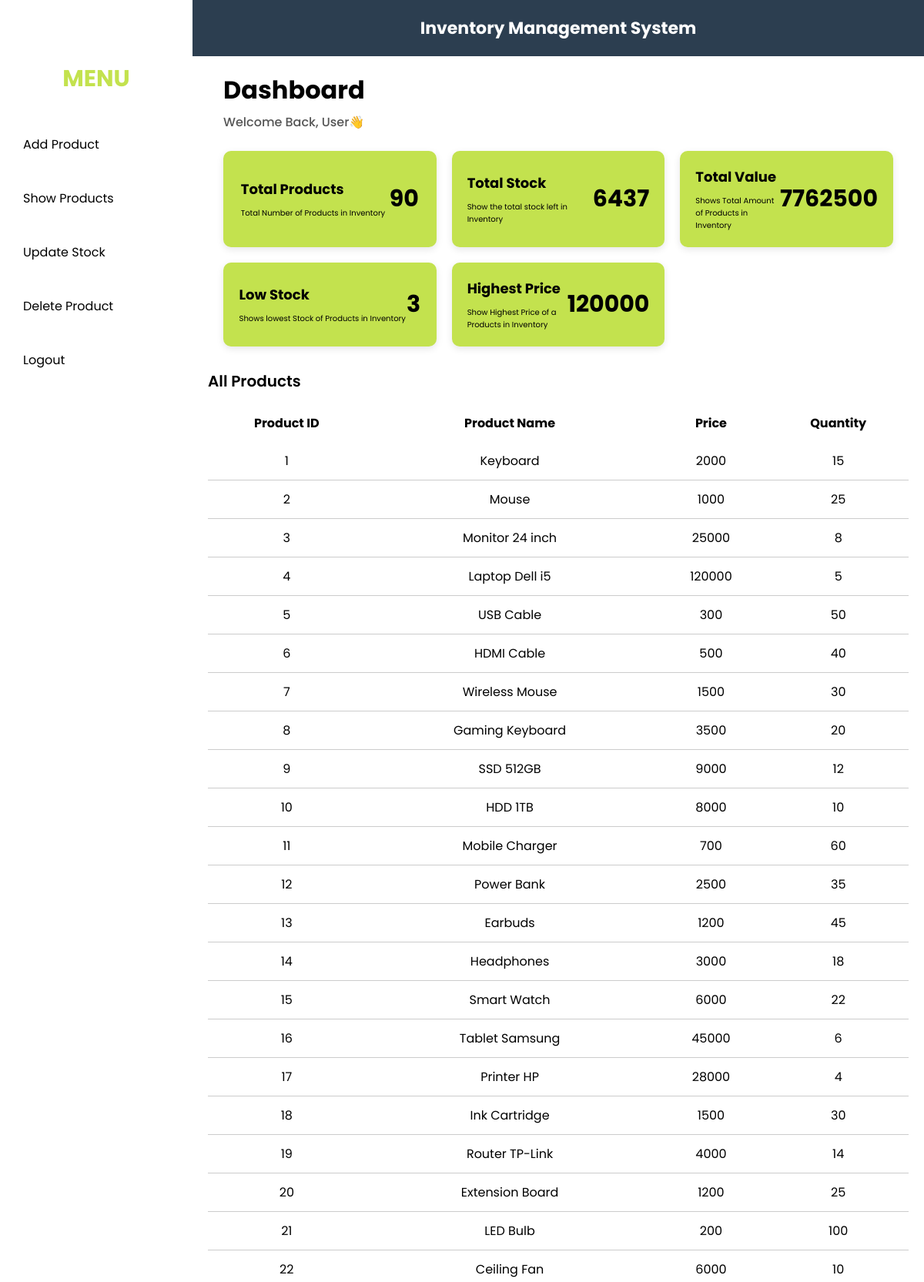
/dashboard.php (signed in, upper part), run on the app's committed database.
### tables this page shows
CREATE TABLE products (
    product_id INT PRIMARY KEY AUTO_INCREMENT,
    product_name VARCHAR(100),
    price INT,
    quantity INT
);

### dashboard.php (the view, shortened to what this page needs)
<?php
$conn = mysqli_connect("localhost","root","","inventory_system");
$total_products = mysqli_fetch_assoc(mysqli_query($conn,
"SELECT COUNT(*) as total FROM products"))['total'];
$total_stock = mysqli_fetch_assoc(mysqli_query($conn,
"SELECT SUM(quantity) as total FROM products"))['total'];
$total_price = mysqli_fetch_assoc(mysqli_query($conn,
"SELECT SUM(price * quantity) as total FROM products"))['total'];
$low_stock = mysqli_fetch_assoc(mysqli_query($conn,
"SELECT COUNT(*) as total FROM products WHERE quantity < 5"))['total'];
$high_price = mysqli_fetch_assoc(mysqli_query($conn,
"SELECT MAX(price) as max_price FROM products"))['max_price'];
?>
<!DOCTYPE html>
<html>
<head>
</head>
<body>
    <div class="menu">
        <div class="sidebar" id="sidebar">
            <div class="logo">
            <h3>MENU</h3>
        </div>
            <a href="addproduct.php">Add Product</a>
            <a href="showproducts.php">Show Products</a>
            <a href="updatestock.php">Update Stock</a>
            <a href="deleteproduct.php">Delete Product</a>
            <a href="logout.php">Logout</a>
        </div>
    </div>
<div class="main-section">
    <div class="topbar">
        <div class="heading">
            <h2>Inventory Management System</h2>
        </div>
    </div>
<div class="main-content">
    <div class="head">
        <h1>Dashboard</h1>
<p style="margin-top:5px; font-size:16px; color:#555;">
  Welcome Back, <?php echo isset($_SESSION['name']) ? $_SESSION['name'] : 'User'; ?>
👋
</p>
    </div>
    <div class="stats">
    <div class="card">
        <div class="text">
        <h3>Total Products</h3>
        <p>Total Number of Products in Inventory</p>
        </div>
        <p><?php echo $total_products; ?></p>
    </div>
    <div class="card">
        <div class="text">
        <h3>Total Stock</h3>
        <p>Show the total stock left in Inventory</p>
        </div>
        <p><?php echo $total_stock; ?></p>
    </div>
    <div class="card">
        <div class="text">
                <h3>Total Value</h3>
                <p>Shows Total Amount of Products in Inventory</p>
        </div>
        <p><?php echo $total_price; ?></p>
    </div>
    <div class="card">
        <div class="text">
             <h3>Low Stock</h3>
        <p>Shows lowest Stock of Products in Inventory</p>
        </div>
        <p><?php echo $low_stock; ?></p>
    </div>
    <div class="card">
        <div class="text">
            <h3>Highest Price</h3>
        <p>Show Highest Price of a Products in Inventory</p>
        </div>
        <p><?php echo $high_price; ?></p>
    </div>
</div>
<?php
$query = "SELECT * FROM products";
$result = mysqli_query($conn,$query);
?>
<div class="container">
<h2>All Products</h2>
<table>
<tr>
    <th>Product ID</th>
    <th>Product Name</th>
    <th>Price</th>
    <th>Quantity</th>
</tr>
<?php while($row = mysqli_fetch_assoc($result)) { ?>
<tr>
    <td><?php echo $row['product_id']; ?></td>
    <td><?php echo $row['product_name']; ?></td>
    <td><?php echo $row['price']; ?></td>
    <td><?php echo $row['quantity']; ?></td>
</tr>
<?php } ?>
</table>
</div>
</div>
</body>
</html>

### dashboard.php (style rules this page uses)
* { margin:0; padding:0; box-sizing:border-box; font-family:'Poppins', sans-serif; }
body { background:#ffffff; display:flex; }
.stats { display:grid; grid-template-columns:repeat(3,1fr); gap:20px; margin:20px; }
.card { display:flex; background:#c3e24e; padding:20px; text-align:center; border-radius:10px; box-shadow:0 3px 10px rgba(0,0,0,0.1); transition:0.3s; justify-content: space-around; align-items: center; }
.card .text { display: flex; justify-content: center; flex-direction: column; align-items: flex-start; }
.card .text p { font-size:10px; font-weight:normal; text-align:left; }
.card .text h3 { font-size:18px; }
.card h3 { margin-bottom:10px; font-size:18px; }
.card p { font-size:30px; font-weight:bold; }
.topbar { background:#2c3e50; color:white; padding:20px; text-align:center; justify-content:center; }
.topbar h2 { font-size:22px; }
.main-content { padding:20px; }
.head { margin-bottom:25px; }
.head h1 { color:black; margin-bottom:5px; padding-left: 20px; }
.head p { margin-top: 18px; margin-left:20px; font-size: 16px; color: #555; font-weight: 500; }
.topbar { display: flex; background: #2c3e50; color: white; padding: 20px; align-items: center; }
.topbar .heading { width:75%; }
.container { width:100%; margin:30px auto; background:white; border-radius:10px; }
.container h2 { font-size:20px; font-weight:600; padding-bottom:15px; }
table { width:100%; border-collapse:collapse; }
th { background:white; color:black ; padding:12px; }
td { padding:12px; text-align:center; border-bottom:1px solid #ccc; }
.main-section { display:block; width:100%; }
.menu { border-radius:0px 15px 15px 0px; background:# }
.menu .logo { display: flex; justify-content: center; align-items: center; padding: 20px; }
.menu .logo h3 { font-size:30px; color:#c3e24e; }
.sidebar { width:250px; height:100%; background:white; padding-top:60px; }
.sidebar a { display:block; padding:15px; color:BLACK; text-decoration:none; background:#ffffff; cursor: pointer; margin:15px; border-radius:15px; }

### data on the page
products: product_id "1", product_name "Keyboard", price "2000", quantity "15"
products: product_id "2", product_name "Mouse", price "1000", quantity "25"
products: product_id "3", product_name "Monitor 24 inch", price "25000", quantity "8"
products: product_id "4", product_name "Laptop Dell i5", price "120000", quantity "5"
products: product_id "5", product_name "USB Cable", price "300", quantity "50"
products: product_id "6", product_name "HDMI Cable", price "500", quantity "40"
products: product_id "7", product_name "Wireless Mouse", price "1500", quantity "30"
products: product_id "8", product_name "Gaming Keyboard", price "3500", quantity "20"
products: product_id "9", product_name "SSD 512GB", price "9000", quantity "12"
products: product_id "10", product_name "HDD 1TB", price "8000", quantity "10"
products: product_id "11", product_name "Mobile Charger", price "700", quantity "60"
products: product_id "12", product_name "Power Bank", price "2500", quantity "35"
products: product_id "13", product_name "Earbuds", price "1200", quantity "45"
products: product_id "14", product_name "Headphones", price "3000", quantity "18"
products: product_id "15", product_name "Smart Watch", price "6000", quantity "22"
products: product_id "16", product_name "Tablet Samsung", price "45000", quantity "6"
products: product_id "17", product_name "Printer HP", price "28000", quantity "4"
products: product_id "18", product_name "Ink Cartridge", price "1500", quantity "30"
products: product_id "19", product_name "Router TP-Link", price "4000", quantity "14"
products: product_id "20", product_name "Extension Board", price "1200", quantity "25"
products: product_id "21", product_name "LED Bulb", price "200", quantity "100"
products: product_id "22", product_name "Ceiling Fan", price "6000", quantity "10"

### other printed values
$total_products "90"
$total_stock "6437"
$total_price "7762500"
$low_stock "3"
$high_price "120000"
